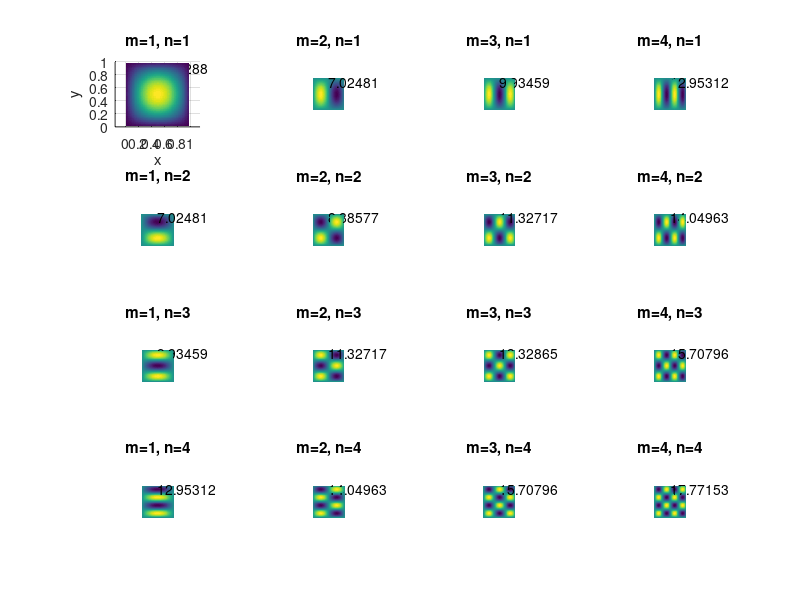

The MATLAB source for this figure:
function squaredrums(M,N)
% SQUAREDRUMS  Show an array of the first M by N eigenfunctions u(x,y)
% which solve
%    u_xx + u_yy + lambda^2 u = 0
% on the unit square 0<x<1, 0<y<1, with u=0 on the boundary of the
% square.  That is, we show solutions of the Helmholz-Dirichlet problem.
% Example:  >> squaredrums

if nargin<1, M=4; end
if nargin<2, N=4; end
figure(1)
[x,y] = meshgrid(0:.01:1,0:.01:1);  % 100 x 100 grid
for m=1:M
  for n=1:N
    u = sin(m*pi*x) .* sin(n*pi*y);
    subplot(M,N,m+N*(n-1))
    surf(x,y,u), shading flat, view(2), axis equal, axis tight
    if m+n <= 2
      xlabel x, ylabel y
    else
      axis off
    end
    title(sprintf('m=%d, n=%d',m,n))
    lambda = pi*sqrt(m^2+n^2);
    text(0.5,0.9,sprintf('%.5f',lambda))
  end
end
